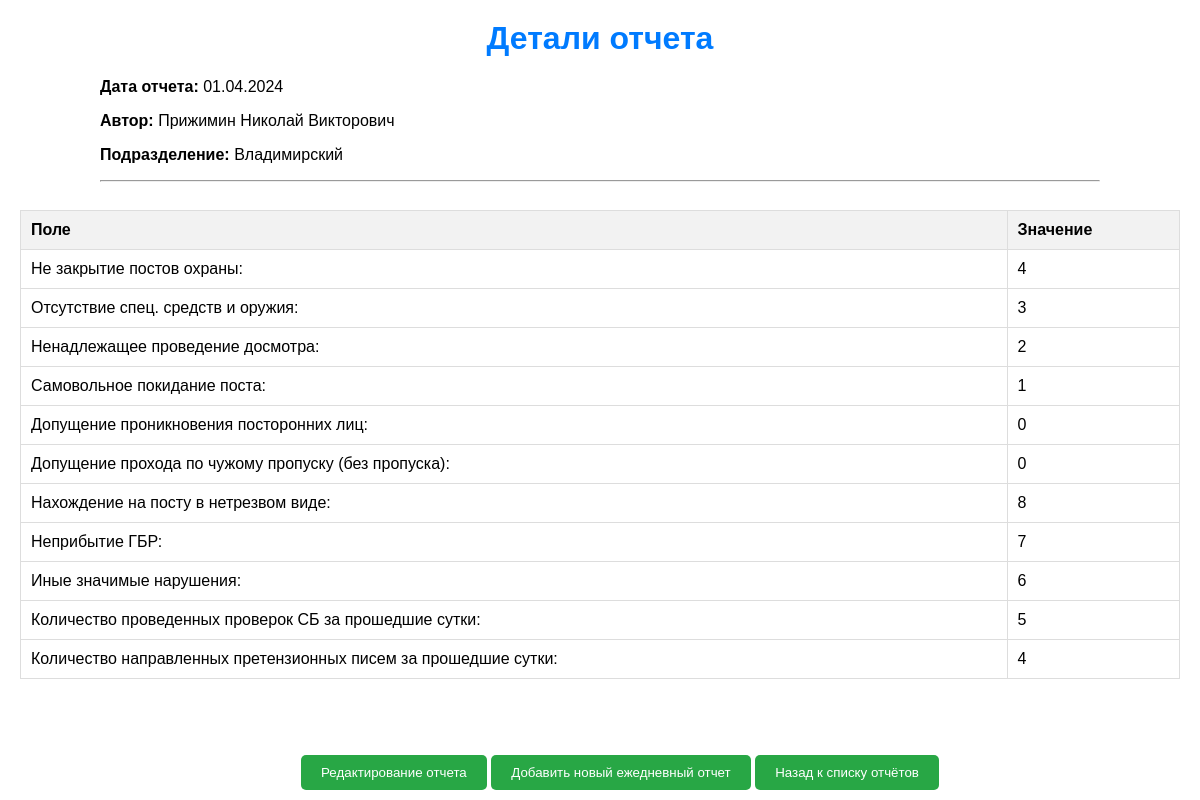
/daily/report/9/ (signed in), run on the app's committed database.
### daily/models.py (models this page shows, shortened)
class DailyReport(models.Model):
    created_at = models.DateTimeField('Время создания', auto_now_add=True, editable=False)  # Нередактируемое поле с временем создания
    report_date = models.DateField('Отчётная дата')
    author = models.ForeignKey(User, verbose_name='Автор', on_delete=models.CASCADE)
    department = models.ForeignKey(Department, verbose_name='Филиал', on_delete=models.CASCADE)
    field_1 = models.PositiveSmallIntegerField('Незакрытие постов охраны', default=0)
    field_2 = models.PositiveSmallIntegerField('Отсутствие спец. средств и оружия', default=0)
    field_3 = models.PositiveSmallIntegerField('Ненадлежащее проведение досмотра', default=0)
    field_4 = models.PositiveSmallIntegerField('Самовольное покидание поста', default=0)
    field_5 = models.PositiveSmallIntegerField('Допущение проникновения посторонних лиц', default=0)
    field_6 = models.PositiveSmallIntegerField('Допущение прохода по чужому пропуску (без пропуска)', default=0)
    field_7 = models.PositiveSmallIntegerField('Нахождение на посту в нетрезвом виде', default=0)
    field_8 = models.PositiveSmallIntegerField('Неприбытие ГБР', default=0)
    field_9 = models.PositiveSmallIntegerField('Иные значимые нарушения', default=0)
    field_10 = models.PositiveSmallIntegerField('Количество проведенных проверок СБ за прошедшие сутки', default=0)
    field_11 = models.PositiveSmallIntegerField('Количество направленных претензионных писем за прошедшие сутки', default=0)

class Department(models.Model):
    name = models.CharField(max_length=100)

### daily/views.py (the view)
# urls.py: path('report/<int:report_id>/', report_details, name='report_details'),  # Маршрут для деталей отчета
@login_required
@check_user_department
def report_details(request, report_id):
    report = get_object_or_404(DailyReport, pk=report_id)
    user_full_name = f"{report.author.last_name} {report.author.first_name}"
    return render(request, 'daily/report_details.html', {'report': report, 'user_full_name': user_full_name})

### daily/templates/daily/report_details.html (shortened to what this page needs)
{% load static %}
<!DOCTYPE html>
<html lang="en">
<head>
    <link rel="stylesheet" type="text/css" href="{% static 'css/styles.css' %}">
</head>
<body>
    <div class="container">
        <h1>Детали отчета</h1>
        <p><strong>Дата отчета:</strong> {{ report.report_date | date:"d.m.Y" }}</p>
        <p><strong>Автор:</strong> {{ user_full_name }}</p>
        <p><strong>Подразделение:</strong> {{ report.department.name }}</p>
        <hr>
    </div>
    <div class="report-list">
        <table>
            <tr>
                <th>Поле</th>
                <th>Значение</th>
            </tr>
            <tr>
                <td>Не закрытие постов охраны:</td>
                <td>{{ report.field_1 }}</td>
            </tr>
            <tr>
                <td>Отсутствие спец. средств и оружия:</td>
                <td>{{ report.field_2 }}</td>
            </tr>
            <tr>
                <td>Ненадлежащее проведение досмотра:</td>
                <td>{{ report.field_3 }}</td>
            </tr>
            <tr>
                <td>Самовольное покидание поста:</td>
                <td>{{ report.field_4 }}</td>
            </tr>
            <tr>
                <td>Допущение проникновения посторонних лиц:</td>
                <td>{{ report.field_5 }}</td>
            </tr>
            <tr>
                <td>Допущение прохода по чужому пропуску (без пропуска):</td>
                <td>{{ report.field_6 }}</td>
            </tr>
            <tr>
                <td>Нахождение на посту в нетрезвом виде:</td>
                <td>{{ report.field_7 }}</td>
            </tr>
            <tr>
                <td>Неприбытие ГБР:</td>
                <td>{{ report.field_8 }}</td>
            </tr>
            <tr>
                <td>Иные значимые нарушения:</td>
                <td>{{ report.field_9 }}</td>
            </tr>
            <tr>
                <td>Количество проведенных проверок СБ за прошедшие сутки:</td>
                <td>{{ report.field_10 }}</td>
            </tr>
            <tr>
                <td>Количество направленных претензионных писем за прошедшие сутки:</td>
                <td>{{ report.field_11 }}</td>
            </tr>
        </table>
    </div>
    <div class="actions">
        <a href="{% url 'edit_daily_report' report.id %}" class="action-link">
            <button type="button">Редактирование отчета</button>
        </a>
        <a href="{% url 'add_daily_report' %}" class="action-link">
                <button type="button">Добавить новый ежедневный отчет</button>
        </a>
        <a href="{% url 'daily_reports' %}" class="action-link">
            <button type="button">Назад к списку отчётов</button>
        </a>
    </div>
</body>
</html>

### static/css/styles.css (style rules this page uses)
body { font-family: Arial, sans-serif; margin: 20px; }
h1 { color: #007bff; text-align: center; margin-top: 0; }
table { width: 100%; border-collapse: collapse; margin-top: 20px; }
th, td { padding: 10px; text-align: left; border: 1px solid #ddd; }
th { background-color: #f2f2f2; }
.container { width: 90%; max-width: 1000px; margin: 0 auto; }
.report-list { height: calc(100vh - 260px); overflow-y: auto; list-style-type: none; padding: 0; }
.actions { position: fixed; bottom: 10px; width: 100%; text-align: center; }
.actions button { background-color: #28a745; color: white; padding: 10px 20px; border: none; border-radius: 5px; cursor: pointer; transition: background-color 0.3s ease; }
.actions a { text-decoration: none; }

### data on the page
DailyReport: report_date "01.04.2024", department.name "Владимирский", field_1 "4", field_2 "3", field_3 "2", field_4 "1", field_5 "0", field_6 "0", field_7 "8", field_8 "7", field_9 "6", field_10 "5", field_11 "4"

### other printed values
{{ user_full_name }} "Прижимин Николай Викторович"
